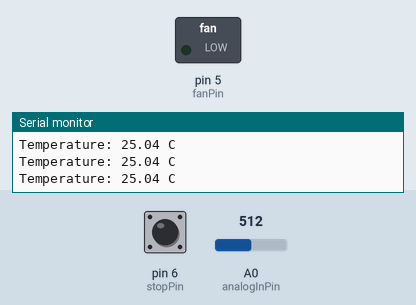
Recording of a sketch running on a simulated Arduino Uno, built with avr-gcc and run on an emulated ATmega328P. On the bench: switched loads named in the sketch (green lamp = pin HIGH), the last lines printed to the serial monitor. The inputs (shaded band) are chosen by the test bench; at power-on: A0 (analogInPin) = 512, pin 6 (stopPin) HIGH.

Above: at 1.2 s.
1.3 s: A0 (analogInPin) set to 774
2.8 s: A0 (analogInPin) set to 804
At 3.6 s:
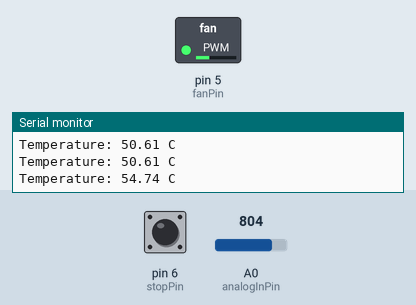
Timing chart, 0 to 5.8 s (numbered marks = the images above; inputs shaded):
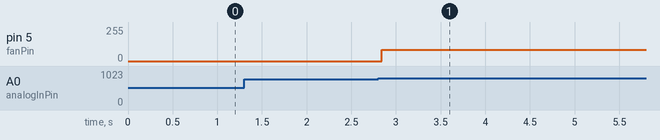

The sketch:

temp_alarm.ino
```cpp
// Define the analog input pin for the thermistor
const int analogInPin = A0;

// Define the digital output pin for the cooling fan
const int fanPin = 5;

// Define the digital input pin for the stop button
const int stopPin = 6;

// Define the resistance of the thermistor at room temperature
const float R0 = 100000;

// Define the B constant for the thermistor
const float B = 4275;

// Define a variable to store the voltage reading
float voltage;

// Define a variable to store the thermistor resistance
float thermistorResistance;

// Define a variable to store the temperature in Celsius
float temperature;

void setup() {
  // Initialize the serial communication
  Serial.begin(9600);

  // Set the fan pin as an output
  pinMode(fanPin, OUTPUT);

  // Set the stop pin as an input with pull-up resistor
  pinMode(stopPin, INPUT_PULLUP);
}

void loop() {
  // Read the voltage from the thermistor
  voltage = analogRead(analogInPin) * 5.0 / 1023.0;

  // Calculate the resistance of the thermistor
  thermistorResistance = (5.0 / voltage - 1) * R0;

  // Calculate the temperature in Celsius
  temperature = 1 / (1/298.15 + log(thermistorResistance / R0) / B) - 273.15;

  // Print the temperature to the serial monitor
  Serial.print("Temperature: ");
  Serial.print(temperature);
  Serial.println(" C");

  // Check if the temperature is above 53 degrees Celsius
  if (temperature > 53) {
    // Turn on the cooling fan at 33% speed for 3 seconds
    analogWrite(fanPin, 84);
    delay(3000);

    // Turn off the cooling fan
    digitalWrite(fanPin, LOW);
  }

  // Check if the stop button is pressed
  if (digitalRead(stopPin) == LOW) {
    // Stop the program
    while (true) {
      // Do nothing
    }
  }
}
```

Measured:
- the behaviour switches between 791 and 792 on A0 (analogInPin) (found by bisection; images 0 and 1)
- after the input at 2.8 s, pin 5 (fanPin): 0/255 → 84/255 at once
